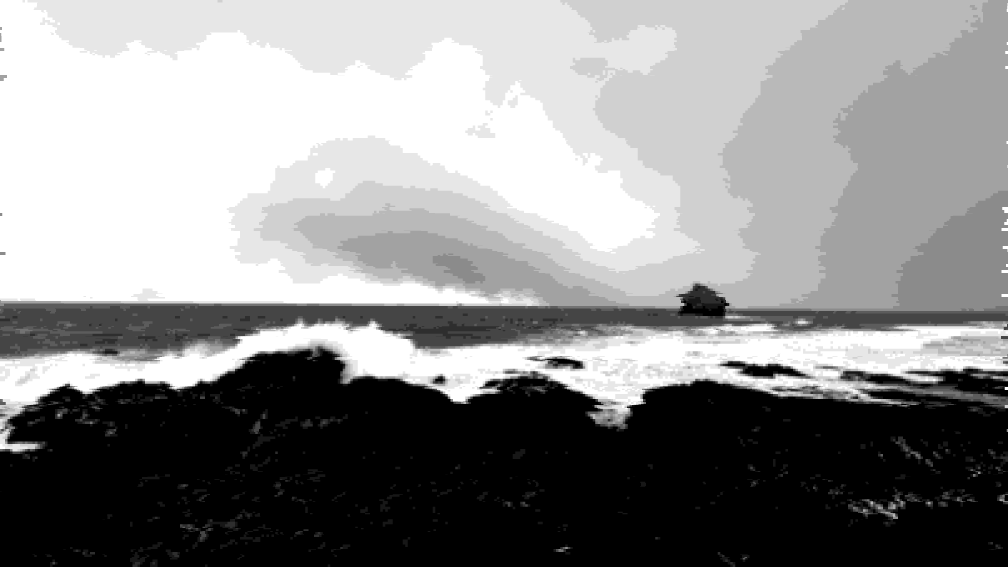
#> input picture src/components/Hero/hero-image.png, 4032 x 2268 px (shown at 1/4 size)
$ python cyber-image.py ../src/components/Hero/hero-image.png
#> lines starting #> are read from the running program, lines starting #| are printed output that depends on the picture
#!/usr/bin/env python3
from PIL import Image, ImageOps, ImageEnhance, ImageFilter
import argparse
import random
import os

def pixelate(img: Image.Image, pixel: int) -> Image.Image:
    w, h = img.size
    # Downscale then upscale with nearest-neighbor for crisp pixels
    dw = max(1, w // pixel)
    dh = max(1, h // pixel)
    small = img.resize((dw, dh), resample=Image.BILINEAR)
    return small.resize((w, h), resample=Image.NEAREST)

def quantize_grays(img: Image.Image, levels: int) -> Image.Image:
    """
    Reduce grayscale image to N gray levels (2..256).
    Example levels=12 gives a cyber-posterized look with detail.
    """
    levels = max(2, min(256, levels))
    step = 255 / (levels - 1)
    return img.point(lambda p: int(round(p / step) * step))

def glitch_bands_bw(img: Image.Image, band_h: int, max_shift: int, prob: float) -> Image.Image:
    """Shift horizontal bands left/right for a glitchy cyber look (still B/W)."""
    w, h = img.size
    out = Image.new(img.mode, (w, h))
    y = 0
    while y < h:
        bh = min(band_h, h - y)
        band = img.crop((0, y, w, y + bh))
        if random.random() < prob:
            shift = random.randint(-max_shift, max_shift)
        else:
            shift = 0

        # Paste with wrap-around so no blank edges
        if shift == 0:
            out.paste(band, (0, y))
        else:
            s = shift % w
            left = band.crop((0, 0, w - s, bh))
            right = band.crop((w - s, 0, w, bh))
            out.paste(right, (0, y))
            out.paste(left, (s, y))
        y += bh
    return out

def add_bw_noise(img: Image.Image, flip_prob: float) -> Image.Image:
    """Randomly flip some pixels (white<->black) for texture. Assumes mode 'L' with 0/255."""
    if flip_prob <= 0:
        return img
    w, h = img.size
    px = img.load()
    for y in range(h):
        for x in range(w):
            if random.random() < flip_prob:
                px[x, y] = 255 - px[x, y]
    return img

def add_scan_speckle(img: Image.Image, every: int, prob: float) -> Image.Image:
    """On every Nth row, flip a few pixels to create scanline/signal noise. B/W safe."""
    if every <= 0 or prob <= 0:
        return img
    w, h = img.size
    px = img.load()
    for y in range(0, h, every):
        for x in range(w):
            if random.random() < prob:
                px[x, y] = 255 - px[x, y]
    return img

def main():
    ap = argparse.ArgumentParser(description="Make a black/white cyber pixelated version of an image.")
    ap.add_argument("input", help="Input image (png/jpg/etc)")
    ap.add_argument("-o", "--output", default=None, help="Output file (png). Default: <input>_cyber_bw.png")
    ap.add_argument("--pixel", type=int, default=10, help="Pixel size (smaller = more recognizable). Try 4-10.")
    ap.add_argument("--contrast", type=float, default=1.7, help="Contrast boost (1.0 = none).")
    ap.add_argument("--sharp", type=float, default=1.5, help="Sharpness boost (1.0 = none).")
    ap.add_argument("--dither", action="store_true", help="Use Floyd-Steinberg dithering for B/W.")
    ap.add_argument("--threshold", type=int, default=170, help="Threshold for B/W if not dithering (0-255).")
    ap.add_argument("--glitch", action="store_true", help="Enable glitch band shifts.")
    ap.add_argument("--band-h", type=int, default=12, help="Glitch band height (pixels).")
    ap.add_argument("--max-shift", type=int, default=28, help="Max horizontal shift for glitch bands.")
    ap.add_argument("--glitch-prob", type=float, default=0.35, help="Probability a band glitches (0-1).")
    ap.add_argument("--noise", type=float, default=0.0, help="Random pixel flip probability (0-1).")
    ap.add_argument("--scan-every", type=int, default=8, help="Every N rows add scan speckle (0 disables).")
    ap.add_argument("--scan-prob", type=float, default=0.00, help="Scanline speckle flip probability (0-1).")
    ap.add_argument("--seed", type=int, default=None, help="Random seed for repeatable results.")
    args = ap.parse_args()

    if args.seed is not None:
        random.seed(args.seed)

    inp = args.input
    if args.output is None:
        base, _ = os.path.splitext(inp)
        out_path = base + "_cyber_bw.png"
    else:
        out_path = args.output

    img = Image.open(inp).convert("RGB")

    # Grayscale + dynamic range
    gray = ImageOps.grayscale(img)
#> gray is the input picture: PIL image 4032x2268 L; min 0, max 255, mean 141.2
    gray = ImageOps.autocontrast(gray, cutoff=1)

    # Add “graphic” pop before pixelation
    gray = ImageEnhance.Contrast(gray).enhance(args.contrast)
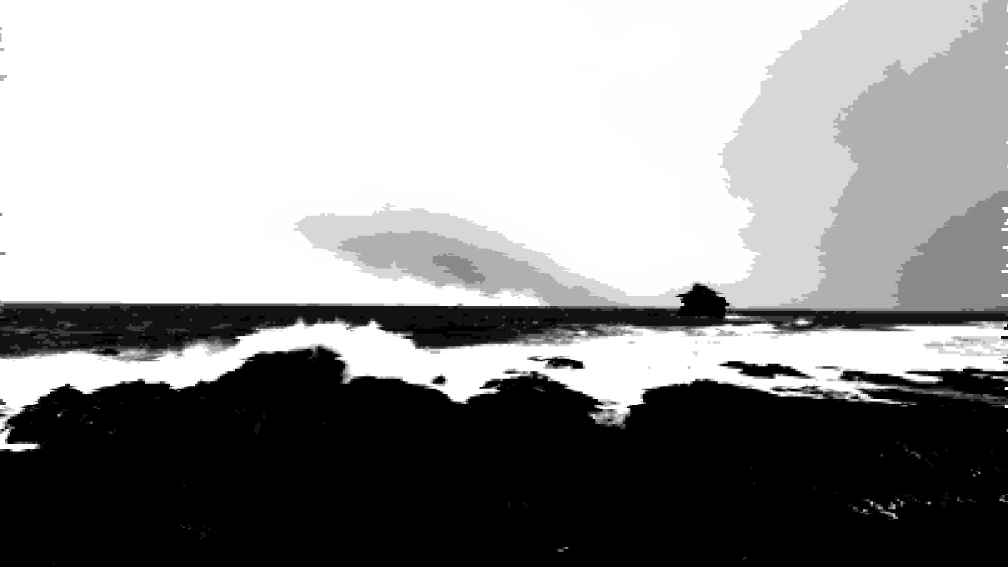
#> gray: PIL image 4032x2268 L (shown at 1/4 size); min 0, max 255, mean 148.4
    gray = ImageEnhance.Sharpness(gray).enhance(args.sharp)
    gray = gray.filter(ImageFilter.UnsharpMask(radius=1.2, percent=150, threshold=3))

    # Pixelate while still grayscale (keeps details nicer)
    pix = pixelate(gray, pixel=max(1, args.pixel))
#> in pixelate, `small = img.resize((dw, dh), resample=Image.BILINEAR)`:
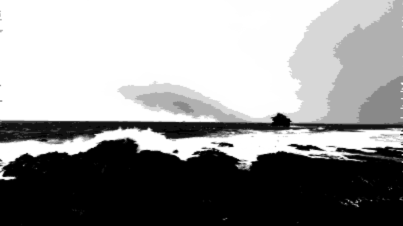
#> small: PIL image 403x226 L; min 0, max 255, mean 148.3

    # [8 lines of commented-out code are left out]
    bw = quantize_grays(pix, levels=12)

    # Optional cyber vibe effects (still black/white)
    if args.glitch:
        bw = glitch_bands_bw(bw, band_h=max(1, args.band_h),
                             max_shift=max(1, args.max_shift),
                             prob=max(0.0, min(1.0, args.glitch_prob)))

    bw = add_bw_noise(bw, flip_prob=max(0.0, min(1.0, args.noise)))
    bw = add_scan_speckle(bw, every=args.scan_every, prob=max(0.0, min(1.0, args.scan_prob)))

    bw.save(out_path, format="PNG")
    print(f"Saved: {out_path}")

if __name__ == "__main__":
    main()
